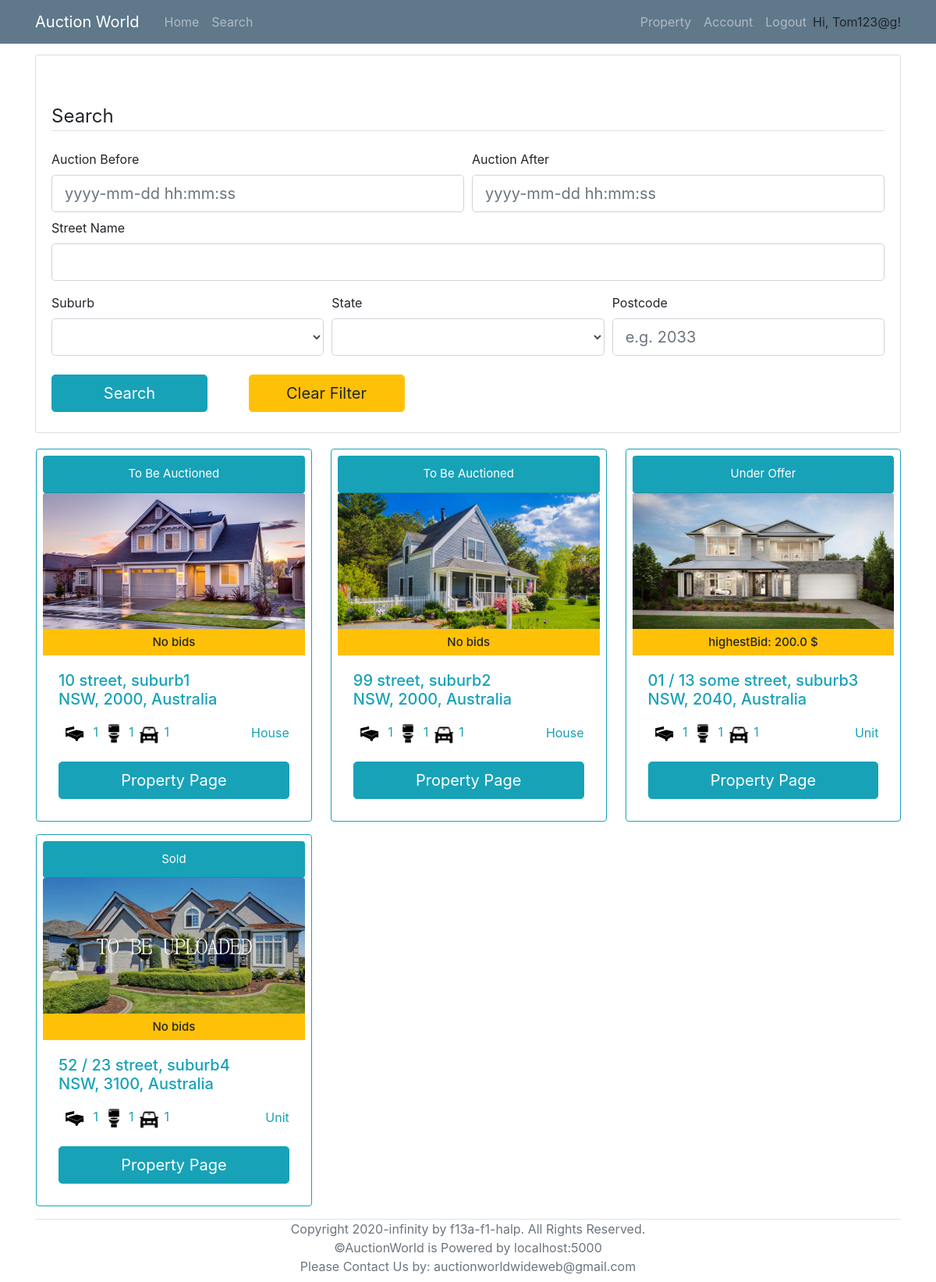
Page /search (signed in) on the committed database.
### models.py (models this page shows, shortened)
class User(UserMixin, db.Model):
    __tablename__ = 'User'
    id = db.Column(db.Integer, primary_key = True)
    login_name = db.Column(db.String(collation='NOCASE') ,unique=True, nullable=False)
    email = db.Column(db.String, unique=True, nullable=False)
    password_hash = db.Column(db.String, nullable=False)
    address = db.Column(db.String(1000), nullable=False)
    date_of_birth = db.Column(db.DateTime, nullable=False)
    phone_number = db.Column(db.String,unique=True, nullable=False)
    id_confirmation = db.Column(db.String(100), nullable=True)
    auctionId = db.relationship('AuctionDetails', backref='seller', lazy='dynamic')
    properties = db.relationship('Property', backref='sellerID', lazy='dynamic')
    cards = db.relationship('BankDetails', backref='user', lazy='dynamic')
    registeredProperties = db.relationship('Property',secondary=lambda: RegisteredAssociation.__table__, backref="RegisteredBidders")

class Property(db.Model):
    __tablename__ = 'Property'
    id = db.Column(db.Integer, primary_key = True)
    property_type = db.Column(db.String)
    add_unit = db.Column(db.String(100))
    add_num = db.Column(db.String(100))
    add_name = db.Column(db.String(100))
    add_suburb = db.Column(db.String(100))
    add_state = db.Column(db.String(3))
    add_pc = db.Column(db.String(4))
    num_bedrooms = db.Column(db.Integer)
    num_parking = db.Column(db.Integer)
    num_bathrooms = db.Column(db.Integer)
    parking_features = db.Column(db.String)
    building_size = db.Column(db.Integer)
    land_size = db.Column(db.Integer)
    inspection_date = db.Column(db.DateTime)
    description = db.Column(db.String(2000))
    year_built = db.Column(db.Integer)
    status = db.Column(db.String)
    seller = db.Column(db.Integer, db.ForeignKey('User.id'))
    auctionId = db.relationship('AuctionDetails', backref='Property', uselist=False)
    photo_collection = db.relationship('Photos', backref='Property', lazy='dynamic')
    registeredBidders = db.relationship('User',secondary=lambda: RegisteredAssociation.__table__, backref="RegisteredProperties")

class Photos(db.Model):
    __tablename__ = 'Photos'
    id = db.Column(db.Integer, primary_key = True)
    photo = db.Column(db.String)
    property_id = db.Column(db.Integer, db.ForeignKey('Property.id'))

### routes.py (the view, shortened to what this page needs)
@app.route('/search', methods=['POST','GET'])
@login_required
def search():
    form=searchForm()
    available_suburbs=db.session.query(Property.add_suburb).distinct(Property.add_suburb)
    available_states=db.session.query(Property.add_state).distinct(Property.add_state)
    form.suburb.choices=[("")]+[(i.add_suburb) for i in available_suburbs]
    form.state.choices=[("")]+[(i.add_state) for i in available_states]
    full_list = db.session.query(Property,AuctionDetails,func.max(Bid.Amount).label('highestBid'))\
                        .outerjoin(AuctionDetails, AuctionDetails.PropertyID==Property.id)\
                        .outerjoin(Bid, Bid.AuctionID == AuctionDetails.id)\
                        .group_by(Property.id)
    property_Id=[]
    return render_template('search.html', title='search', form=form, properties=full_list)

### forms.py
class searchForm(FlaskForm):
    auction_before =  DateTimeField('Auction Before', format='%Y-%m-%d %H:%M:%S',validators=[Optional()])
    auction_after = DateTimeField('Auction After', format='%Y-%m-%d %H:%M:%S',validators=[Optional()])
    suburb = SelectField('Suburb', validators=[Optional()])
    state = SelectField('State', validators=[Optional()])
    street = StringField('Street Name',validators=[Optional()])
    postcode = StringField('Postcode', validators=[Optional()])
    submit = SubmitField('Search')
    clear = SubmitField('Clear Filter')

### models.py (called while the page is built)
@login_manager.user_loader
def load_user(id):
    return User.query.get(id)

### templates/search.html (shortened to what this page needs)
{% extends "base.html" %}
{% block content %}
	<div class="content-section">
		<form action="" method= "POST" style="margin-top: 50px;" novalidate>
			<fieldset class="form-group">
				<legend class="border-bottom mb-4">Search</legend>
				<div class="form-row">
					<div class="col">
						{{ form.auction_before.label }}<br>
						{% if form.auction_before.errors %}
							{{ form.auction_before(class="form-control form-control-lg is-invalid") }}
							<div class="invalid-feedback">
								{% for error in form.auction_before.errors %}
									<span>{{ error }}</span>
								{% endfor %}
							</div>
						{% else %}
							{{ form.auction_before(class="form-control form-control-lg", placeholder="yyyy-mm-dd hh:mm:ss") }}
						{% endif %}
					</div>
					<div class="col">
						{{ form.auction_after.label }}<br>
						{% if form.auction_after.errors %}
							{{ form.auction_after(class="form-control form-control-lg is-invalid") }}
							<div class="invalid-feedback">
								{% for error in form.auction_after.errors %}
									<span>{{ error }}</span>
								{% endfor %}
							</div>
						{% else %}
							{{ form.auction_after(class="form-control form-control-lg", placeholder="yyyy-mm-dd hh:mm:ss") }}
						{% endif %}
					</div>
				</div>
				<div class="form-group mt-2">
					{{ form.street.label }}<br>
					{% if form.street.errors %}
						{{ form.street(class="form-control form-control-lg is-invalid") }}
						<div class="invalid-feedback">
							{% for error in form.street.errors %}
								<span>{{ error }}</span>
							{% endfor %}
						</div>
					{% else %}
						{{ form.street(class="form-control form-control-lg") }}
					{% endif %}
				</div>
				<div class="form-row">
					<div class="col">
					{{ form.suburb.label }}<br>
					{% if form.suburb.errors %}
						{{ form.suburb(class="form-control form-control-lg is-invalid") }}
						<div class="invalid-feedback">
							{% for error in form.suburb.errors %}
								<span>{{ error }}</span>
							{% endfor %}
						</div>
					{% else %}
						{{ form.suburb(class="form-control form-control-lg") }}
					{% endif %}
					</div>
					<div class="col">
					{{ form.state.label }}<br>
					{% if form.state.errors %}
						{{ form.state(class="form-control form-control-lg is-invalid") }}
						<div class="invalid-feedback">
							{% for error in form.state.errors %}
								<span>{{ error }}</span>
							{% endfor %}
						</div>
					{% else %}
						{{ form.state(class="form-control form-control-lg") }}
					{% endif %}
					</div>
					<div class="col">
					{{ form.postcode.label }}<br>
					{% if form.postcode.errors %}
						{{ form.postcode(class="form-control form-control-lg is-invalid") }}
						<div class="invalid-feedback">
							{% for error in form.postcode.errors %}
								<span>{{ error }}</span>
							{% endfor %}
						</div>
					{% else %}
						{{ form.postcode(class="form-control form-control-lg", placeholder="e.g. 2033") }}
					{% endif %}
					</div>
				</div>
				<div class="form-group mt-4 mb-0">
					{{ form.submit(class="btn btn-info btn-lg mr-5" ,style="width:200px") }}
					{{ form.clear (class="btn btn-warning btn-lg",style="width:200px") }}
				</div>
			</fieldset>
		</form>
	</div>
	<div class="row col-xl-15">
		{% if properties.count() == 0 %}
			<div style="width:100%; text-align: center; margin-bottom: 100px;">
				<h1 class="text-info">No results found.</h1>
			</div>
		{% else %}
			{% for (p,a,b) in properties %}
				<div class="card border-info p-2 col-md-3.8 ml-3 mr-2 mb-3">
					<div class="card-header rounded text-center bg-info text-white" style="font-size: 15px;">
						{% if p.status == "auction" %}
							To Be Auctioned
						{% elif p.status == "sold" %}
							Sold
						{% else %}
							Under Offer
						{% endif %}
					</div>
					{% if not p.photo_collection.all() %}
						<img class="card-img-top" src="/static/propertyImage/Sample.jpg" alt="Card image cap" style="width:335.81px; height: 180px;" >
					{% else %}
						<img class="card-img-top" src="/static/propertyImage/{{p.photo_collection.first().photo}}" alt="Card image cap" style="width:335.81px; height: 180px;" >
					{% endif %}
					<h6 class="card-subtitle pt-2 pb-2 text-center bg-warning" style="font-size: 15px;">
                        {% if b:%}
                            highestBid: {{b}} $
                        {% else %}
                            No bids
                        {% endif%}
                    </h6>
					<div class="card-body text-info">
						<h4 class="card-title" style="font-size: 20px;">
							{% if p.add_unit %}
								{{p.add_unit}} /
							{% endif %}
							{{p.add_num}} {{p.add_name}}, {{p.add_suburb}} <br> {{p.add_state}}, {{p.add_pc}}, Australia
						</h4>
						<p class="card-text">
							<span><img src="/static/icons/bedicon.png" alt="Card image cap" style="width:40px; height: 40px;"> {{p.num_bedrooms}}</span>
							<span><img src="/static/icons/restroom.png" alt="Card image cap" style="width:30px; height: 30px;"> {{p.num_bathrooms}}</span>
							<span><img src="/static/icons/car.png" alt="Card image cap" style="width:30px; height: 30px;"> {{p.num_parking}}</span>
							<span style="float: right; margin-top: 7px;">{{p.property_type}}</span>
						</p>
						<a href={{ url_for("viewProperty", property_id=p.id) }} class="btn btn-info btn-lg" style="width: 100%;">Property Page</a>
					</div>
				</div>
			{% endfor %}
		{% endif %}
	</div>
</div>
{% endblock %}

### templates/base.html (shortened to what this page needs)
<!DOCTYPE html>
<html lang="en">
<head>
    <link rel="stylesheet" type="text/css" href="../static/css/main.css">
    <link rel="stylesheet" href="https://maxcdn.bootstrapcdn.com/bootstrap/4.0.0/css/bootstrap.min.css">
</head>
<body>
    <header class="site-header">
        <nav class="navbar navbar-expand-md navbar-dark bg-steel fixed-top">
          <div class="container">
            <a class="navbar-brand mr-4" href="/" >Auction World</a>
            <div class="collapse navbar-collapse" id="navbarToggle">
              <div class="navbar-nav mr-auto">
                <a class="nav-item nav-link" href="{{ url_for('home') }}">Home</a>
                <a class="nav-item nav-link" href="/search">Search</a>
              </div>
              <div class="navbar-nav">
                {% if current_user.is_authenticated %}
                  <a class="nav-item nav-link" href="/property">Property</a>
                  <a class="nav-item nav-link" href={{ url_for("account", user_id=current_user.id) }}>Account</a>
                  <a class="nav-item nav-link" href="/logout">Logout</a>
                  <p style="margin-top: 8px; margin-bottom: 0px;">Hi, {{ current_user.login_name }}!</p>
                {% endif %}
              </div>
            </div>
          </div>
        </nav>
      </header>
      <main role="main" class="container" style="margin-top: 70px;">
        <div class="row">
          <div class="col-md-12">
            {% block content %}{% endblock %}
          </div>
        <div class="border-top relative-bottom text-center text-muted mb-2" >
          Copyright 2020-infinity by f13a-f1-halp. All Rights Reserved. <br>
          ©AuctionWorld is Powered by localhost:5000 <br>
          Please Contact Us by: auctionworldwideweb@gmail.com
        </div>
      </main>
</body>
</html>

### static/css/main.css (style rules this page uses)
body { background: #fafafa; color: #333333; margin-top: 5rem; }
h1, h2, h3, h4, h5, h6 { color: #444444; }
.bg-steel { background-color: #5f788a; }
.site-header .navbar-nav .nav-link { color: #cbd5db; }
.content-section { background: #ffffff; padding: 10px 20px; border: 1px solid #dddddd; border-radius: 3px; margin-bottom: 20px; }

### rows in the picture
User: login_name "Tom123@g"
Property: status "To Be Auctioned", photo_collection.first (picture), shows "No bids", add_num "10", add_name "street", add_suburb "suburb1", add_state "NSW", add_pc "2000", num_bedrooms "1", num_bathrooms "1", num_parking "1", property_type "House"
Property: status "To Be Auctioned", photo_collection.first (picture), shows "No bids", add_num "99", add_name "street", add_suburb "suburb2", add_state "NSW", add_pc "2000", num_bedrooms "1", num_bathrooms "1", num_parking "1", property_type "House"
Property: status "Under Offer", photo_collection.first (picture), b "200.0", add_unit "01", add_num "13", add_name "some street", add_suburb "suburb3", add_state "NSW", add_pc "2040", num_bedrooms "1", num_bathrooms "1", num_parking "1", property_type "Unit"
Property: status "Sold", shows "No bids", add_unit "52", add_num "23", add_name "street", add_suburb "suburb4", add_state "NSW", add_pc "3100", num_bedrooms "1", num_bathrooms "1", num_parking "1", property_type "Unit"
